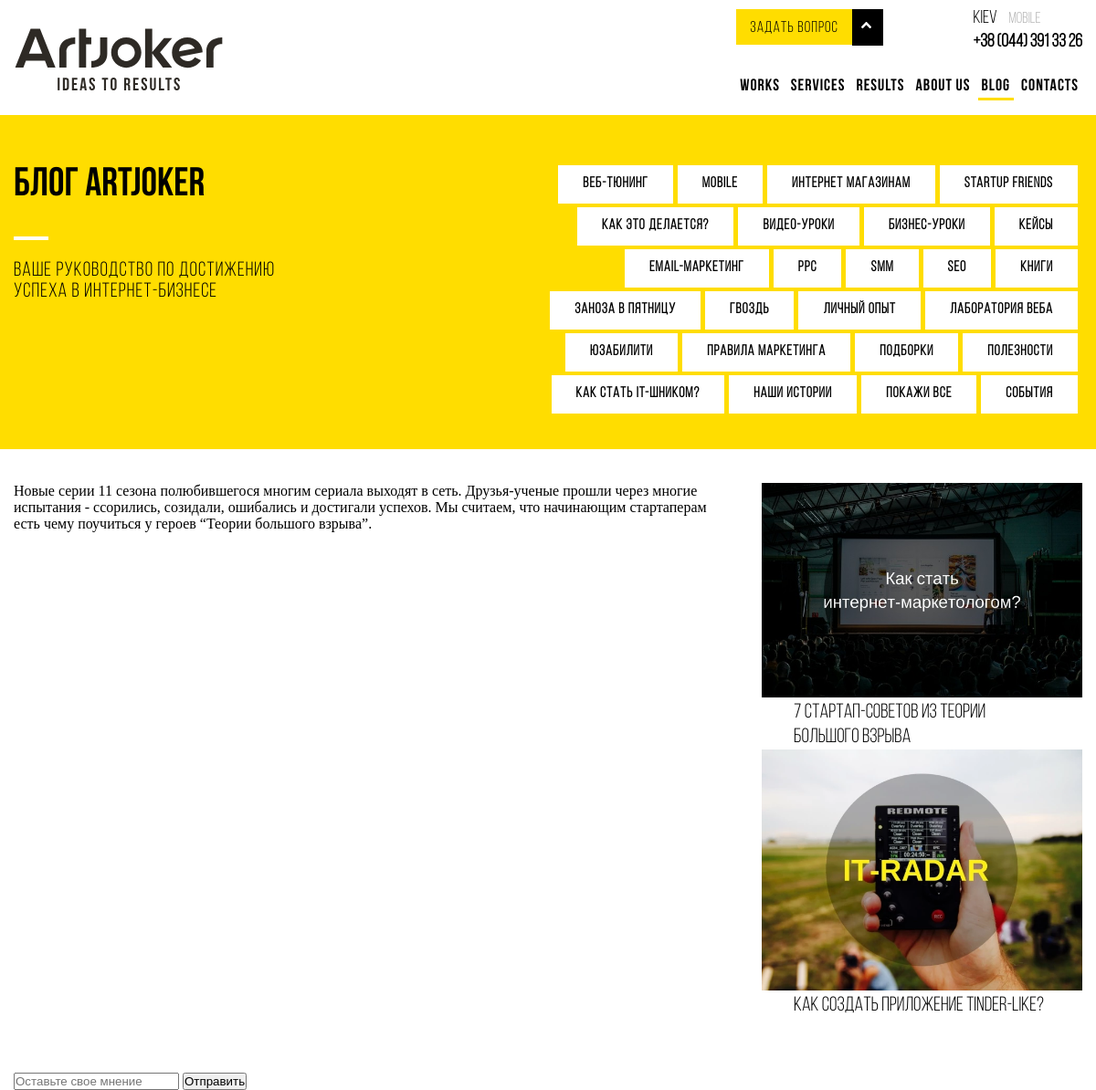
The app's page /pages/post.php?post-id=3 with its own data.
### tables this page shows
CREATE TABLE IF NOT EXISTS `categories` (
  `id` int(11) NOT NULL AUTO_INCREMENT,
  `CategorieName` varchar(256) NOT NULL,
  PRIMARY KEY (`id`)
);

CREATE TABLE IF NOT EXISTS `post` (
  `id` int(11) NOT NULL AUTO_INCREMENT,
  `image` varchar(256) NOT NULL,
  `title` varchar(256) NOT NULL,
  `date` varchar(256) NOT NULL,
  `description` longtext NOT NULL,
  `categirie` int(11) NOT NULL,
  `recomended` int(2) NOT NULL DEFAULT '0',
  PRIMARY KEY (`id`)
);

### pages/post.php (the view, shortened to what this page needs)
<?php
$connection = mysqli_connect("localhost","root","","blogartjoker");
  if(isset($_GET['post-id']) && $_GET['post-id'] != ""){
    $id = $_GET['post-id'];
    if($id > 0){
      $selectPost = mysqli_query($connection, "SELECT * FROM `post` WHERE `id`='$id'");
    }else{
      header("Location: index.php");
    }
  }else{
    header("Location: index.php");
  }
  ?>
  <!DOCTYPE html>
  <html lang="en">
  <head>
  </head>
  <body>
    <header>
      <nav>
        <div class="container">
          <div class="row">
            <div class="header_header">
              <div class="header__left">
                <img src="../img/logo-new.svg" alt="Close">
              </div>
              <div class="header__right">
               <div class="header__right-top">
                 <div class="header__right-top-right" id="open_close">
                   <div class="quistion" id="quistion">
                     <a href="#" class="quistion_yellow">задать вопрос</a>
                   </div>
                   <div class="arrow" id="arrow">
                     <img class="img" src="../img/chevron-arrow-up.svg" alt="Close">
                   </div>
                 </div>
                 <div class="header__right-top-left">
                   <div class="city top">
                     Kiev
                   </div>
                   <div class="mobile top">
                     Mobile
                   </div>
                   <div class="nomer">
                     +38 (044) 391 33 26
                   </div>
                 </div>
                </div>
                  <div class="header__right-bottom">
                    <ul>
                      <li class="hidden-mobile">Works</li>
                      <li class="hidden-mobile">Services</li>
                      <li class="hidden-mobile">Results</li>
                      <li class="hidden-mobile">About us</li>
                      <li class="active hidden-mobile">Blog</li>
                      <li class="hidden-mobile">Contacts</li>
                    </ul>
                  </div>
                </div>
           </div>
          </div>
        </div>
      </nav>
     <section class="section-name">
        <div class="container">
          <div class="row">
            <div class="header_title">
              <h1>БЛОГ ARTJOKER</h1>
              <div class="line"></div>
              <p>Ваше руководство по достижению
              успеха в интернет-бизнесе</p>
            </div>
            <div class="section-categories">
              <ul>
                <?php
                    $getCategories = mysqli_query($connection, "SELECT * FROM `Categories`");
                    while($getCategoriesPhp = mysqli_fetch_assoc($getCategories)) {
                      ?>
                      <li><a href="#"><?php echo $getCategoriesPhp['CategorieName']; ?></a></li>
                  <?php
                    }
                  ?>
              </ul>
            </div>
          </div>
        </div>
    </section>
  </header>
  <section class="content-section">
    <div class="container">
      <div class="row">
          <div class="post-section">
          <?php $selectPostPHP = mysqli_fetch_assoc($selectPost);
              echo $selectPostPHP['description'];
           ?>
         </div>
         <div class="sidebar-container">
           <?php
               $blogposts = mysqli_query($connection, "SELECT * FROM `post` WHERE `recomended` = 1 ");
               while($blogpostsPhp = mysqli_fetch_assoc($blogposts)) {
                 ?>
           <div class="post_item">
             <img class="img" src="../<?php echo $blogpostsPhp['image'];?>" alt="Blog">
             <h2><?php echo $blogpostsPhp['title'];?></h2>
          </div>
            <?php
              }
            ?>
         </div>
     </div>
   </div>
  </section>
  <section class="comment-section">
    <div class="container">
      <div class="row">
        <form method="post">
          <input type="text" name="review-content" placeholder="Оставьте свое мнение">
          <button name="review-send">Отправить</button>
        </form>
      </div>
    </div>
  </section>
  <link rel="stylesheet" href="../css/stylespost.css">
  </body>
  </html>

### css/stylespost.css (style rules this page uses)
* { margin: 0; padding: 0; }
nav { padding-top: 10px; }
header .section-name { background-color: #FFDD00; padding-top: 55px; padding-bottom: 35px; }
.header_title { display: inline-block; width: 50%; float: left; vertical-align: top; }
.header_title .line { width: 38px; height: 4px; background-color: white; }
.section-name .header_title h1 { font-family: "BebasNeueBold", Arial, sans-serif; font-size: 44px; text-align: left; line-height: 1; padding-bottom: 19px; }
.section-name .header_title .line { text-align: left; margin: 15px 0 22px; }
.section-name .header_title p { font-family: "BebasNeueBook", Arial, sans-serif; font-size: 22px; margin-bottom: 20px; letter-spacing: 1px; padding-right: 250px; }
div.section-categories { display: inline-block; width: 50%; float: right; }
div.section-categories ul { list-style: none; }
div.section-categories ul li { background: #fff; height: 42px; color: #000; line-height: 2.4; margin: 0 5px 4px 0; float: right; }
div.section-categories ul li a { color: #000; text-decoration: none; padding: 0 27px; height: 42px; line-height: 2.4; transition: 0.6s; font-size: 16px; font-family: "BebasNeueBook", Arial, sans-serif; letter-spacing: 1px; text-transform: uppercase; font-weight: bold; }
.header__left { float: left; }
.header__left img { width: 230px; height: 70px; margin-top: 20px; }
.header__right { float: right; }
.header__right-top-right { float: left; }
.header__right-top-left { float: right; font-family: 'BebasNeueBook', Arial, sans-serif; }
.header__right-bottom ul li { display: inline-block; font-family: 'BebasNeueBold', Arial, sans-serif; }
.header__right-top-left .top { display: inline-block; }
.header__right-top-right .quistion_yellow { color: #000; text-decoration: none; font-family: 'BebasNeueBook', Arial, sans-serif; letter-spacing: 1px; font-size: 17px; text-transform: uppercase; transition: 2s; padding: 0 15px; }
.header__right-top-right .quistion { padding: 10.5px 0px; float: left; background-color: #fd0; }
.header__right-top-right .arrow { width: 34px; height: 40px; background-color: #000000; float: right; }
.header__right-top-right .arrow .img { width: 32%; margin: 35% 30%; }
.header__right-top-left .city { color: #000; font-size: 20px; }
.header__right-top-left .mobile { color: #b4b4b4; font-size: 17px; margin-left: 10px; }
.header__right-top-left .nomer { color: #000; font-size: 20px; font-weight: bold; padding-top: 6px; }
.header__right-bottom { margin: 23px 0 16px; }
.header__right-bottom .hidden-mobile { color: #000; font-size: 18px; font-weight: bold; text-transform: uppercase; letter-spacing: 1px; padding: 6px 4px; position: relative; }
.header__right-bottom .hidden-mobile.active::before { content: " "; width: 50%; height: 3px; background-color: #FFDD00; position: absolute; bottom: 0; right: 0; }
.header__right-bottom .hidden-mobile.active::after { content: " "; width: 50%; height: 3px; background-color: #FFDD00; position: absolute; bottom: 0; left: 0; }
div.post-section { width: 70%; float: left; }
.sidebar-container { width: 30%; float: right; }
.sidebar-container .post_item h2 { width: 80%; margin-left: 10%; font-weight: 400; font-family: 'BebasNeueBook', Arial, sans-serif; font-size: 22px; line-height: 1.2; }
.sidebar-container .post_item img { width: 100%; }
div.post-section { width: 70%; padding: 0 56px 20px 0; }
.content-section { padding: 37px 0 60px; }
* { -webkit-box-sizing: border-box; -moz-box-sizing: border-box; box-sizing: border-box; margin: 0; padding: 0; }
.container { padding-right: 15px; padding-left: 15px; margin-right: auto; margin-left: auto; }
@media (min-width:768px) { .container { width: 750px; } }
@media (min-width:992px) { .container { width: 970px; } }
@media (min-width:1200px) { .container { width: 1170px; } }
.row { margin-right: -15px; margin-left: -15px; }

### records on screen
categories: CategorieName "STARTUP FRIENDS"
categories: CategorieName "ИНТЕРНЕТ МАГАЗИНАМ"
categories: CategorieName "MOBILE"
categories: CategorieName "ВЕБ-ТЮНИНГ"
categories: CategorieName "КЕЙСЫ"
categories: CategorieName "БИЗНЕС-УРОКИ"
categories: CategorieName "ВИДЕО-УРОКИ"
categories: CategorieName "КАК ЭТО ДЕЛАЕТСЯ?"
categories: CategorieName "КНИГИ"
categories: CategorieName "SEO"
categories: CategorieName "SMM"
categories: CategorieName "PPC"
categories: CategorieName "EMAIL-МАРКЕТИНГ"
categories: CategorieName "ЛАБОРАТОРИЯ ВЕБА"
categories: CategorieName "ЛИЧНЫЙ ОПЫТ"
categories: CategorieName "ГВОЗДЬ"
categories: CategorieName "ЗАНОЗА В ПЯТНИЦУ"
categories: CategorieName "ПОЛЕЗНОСТИ"
categories: CategorieName "ПОДБОРКИ"
categories: CategorieName "ПРАВИЛА МАРКЕТИНГА"
categories: CategorieName "ЮЗАБИЛИТИ"
categories: CategorieName "СОБЫТИЯ"
categories: CategorieName "ПОКАЖИ ВСЕ"
categories: CategorieName "НАШИ ИСТОРИИ"
categories: CategorieName "КАК СТАТЬ IT-ШНИКОМ?"
post: description "Новые серии 11 сезона полюбившегося многим сериала выходят в сеть. Друзья-ученые прошли через многие испытания - ссорились, созидали, ошибались и достигали успехов. Мы считаем, что начинающим стартаперам есть чему поучиться у героев “Теории большого взрыва”."
post: image (picture), title "7 СТАРТАП-СОВЕТОВ ИЗ ТЕОРИИ БОЛЬШОГО ВЗРЫВА"
post: image (picture), title "КАК СОЗДАТЬ ПРИЛОЖЕНИЕ TINDER-LIKE?"
